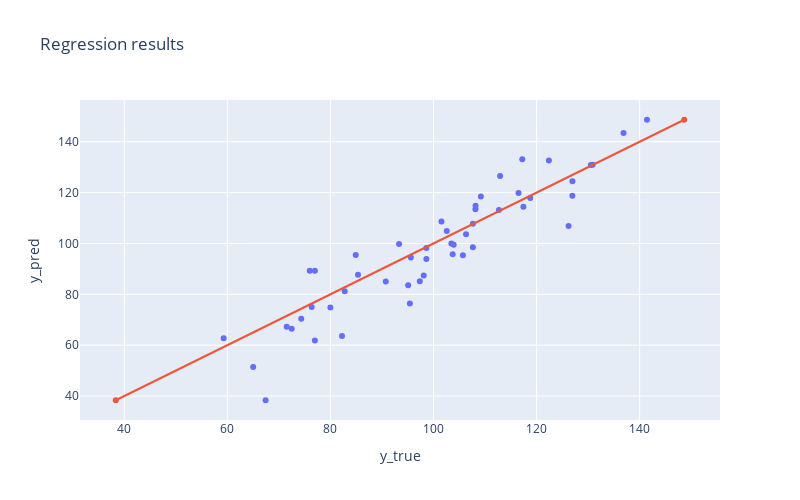

The notebook cell this image was saved under:
### Code cell
def plot_regression_results(y_true, y_pred): 
    results = pd.DataFrame({'y_true': y_true, 'y_pred': y_pred})
    min = results[['y_true', 'y_pred']].min().min()
    max = results[['y_true', 'y_pred']].max().max()
    #znajdujemy punkty aby wykreslic czerwona linie min i max

    fig = go.Figure(data=[go.Scatter(x=results['y_true'], y=results['y_pred'], mode='markers'),
                    go.Scatter(x=[min, max], y=[min, max])],
                    layout=go.Layout(showlegend=False, width=800, height=500,
                                     xaxis_title='y_true', 
                                     yaxis_title='y_pred',
                                     title='Regression results'))
    fig.show()
plot_regression_results(y_true, y_pred)

### Figure 1 — Plotly figure (JSON) as saved in the notebook; plotly's stock layout.template omitted (floating-point values rounded to 4 significant figures)
{"data": [{"mode": "markers", "type": "scatter", "x": [76.98, 75.99, 97.34, 101.5, 76.36, 90.74, 95.08, 122.4, 118.8, 130.5, 126.9, 76.97, 85.35, 95.6, 116.5, 136.9, 117.4, 109.2, 107.6, 95.41, 72.48, 82.24, 105.7, 59.28, 103.5, 141.4, 65.01, 112.7, 108.2, 106.3, 98.61, 107.6, 79.99, 130.9, 84.9, 67.42, 93.31, 103.7, 103.9, 71.52, 126.2, 112.9, 74.33, 98.61, 98.1, 102.6, 108.1, 127.0, 117.2, 82.76], "y": [61.8, 89.26, 85.15, 108.7, 75.02, 85.02, 83.55, 132.6, 117.9, 130.9, 118.7, 89.26, 87.68, 94.52, 119.8, 143.4, 114.5, 118.5, 107.7, 76.37, 66.49, 63.57, 95.32, 62.75, 100.0, 148.7, 51.38, 113.2, 114.8, 103.6, 98.26, 98.52, 74.84, 130.9, 95.44, 38.34, 99.75, 95.74, 99.54, 67.24, 106.9, 126.6, 70.37, 93.85, 87.37, 104.9, 113.4, 124.5, 133.2, 81.21]}, {"type": "scatter", "x": [38.34, 148.7], "y": [38.34, 148.7]}], "layout": {"height": 500, "showlegend": false, "title": {"text": "Regression results"}, "width": 800, "xaxis": {"title": {"text": "y_true"}}, "yaxis": {"title": {"text": "y_pred"}}}}
